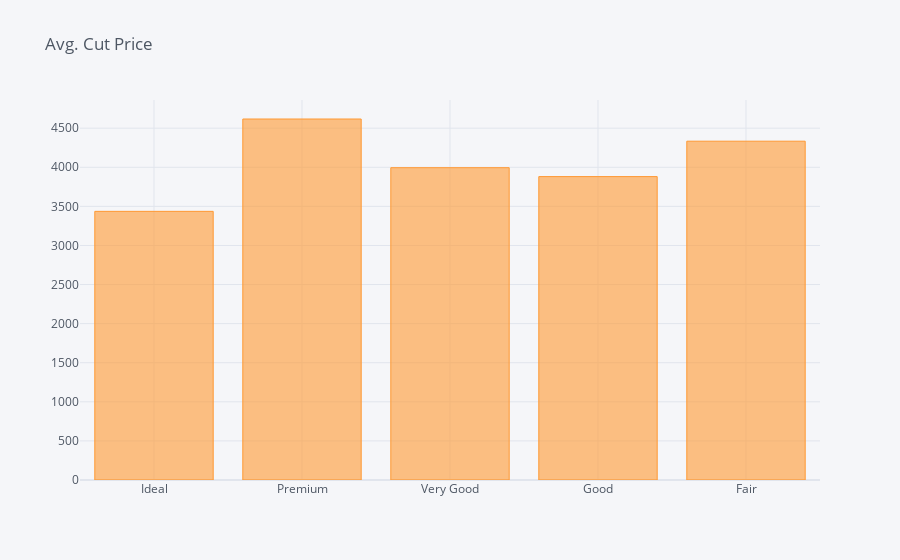

Notebook code cell kept with this figure:
### Code cell
cut_price.iplot(kind='bar', 
               color= 'orange',  
               title = 'Avg. Cut Price', 
               fontsize = 14);

### Figure 1 — Plotly figure (JSON) as saved in the notebook; plotly's stock layout.template omitted (floating-point values rounded to 4 significant figures)
{"data": [{"marker": {"color": "rgba(255, 153, 51, 0.6)", "line": {"color": "rgba(255, 153, 51, 1.0)", "width": 1}}, "name": "price", "orientation": "v", "text": "", "type": "bar", "x": ["Ideal", "Premium", "Very Good", "Good", "Fair"], "y": [3436.0, 4617.0, 3994.0, 3881.0, 4333.0]}], "layout": {"autosize": true, "legend": {"bgcolor": "#F5F6F9", "font": {"color": "#4D5663"}}, "paper_bgcolor": "#F5F6F9", "plot_bgcolor": "#F5F6F9", "title": {"font": {"color": "#4D5663"}, "text": "Avg. Cut Price"}, "xaxis": {"autorange": true, "gridcolor": "#E1E5ED", "range": [-0.5, 4.5], "showgrid": true, "tickfont": {"color": "#4D5663"}, "title": {"font": {"color": "#4D5663"}, "text": ""}, "type": "category", "zerolinecolor": "#E1E5ED"}, "yaxis": {"autorange": true, "gridcolor": "#E1E5ED", "range": [0, 4860.0], "showgrid": true, "tickfont": {"color": "#4D5663"}, "title": {"font": {"color": "#4D5663"}, "text": ""}, "type": "linear", "zerolinecolor": "#E1E5ED"}}}
